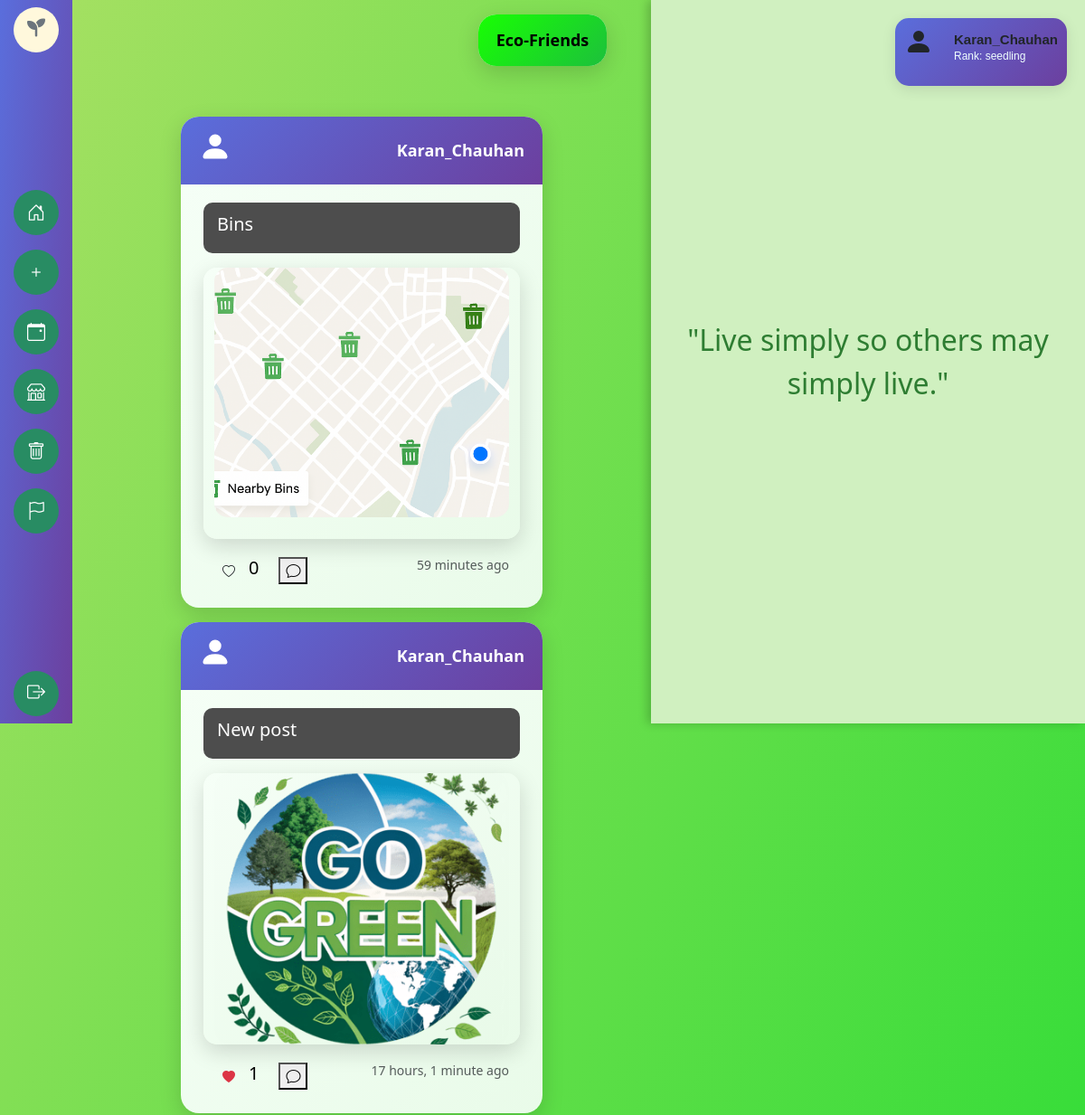
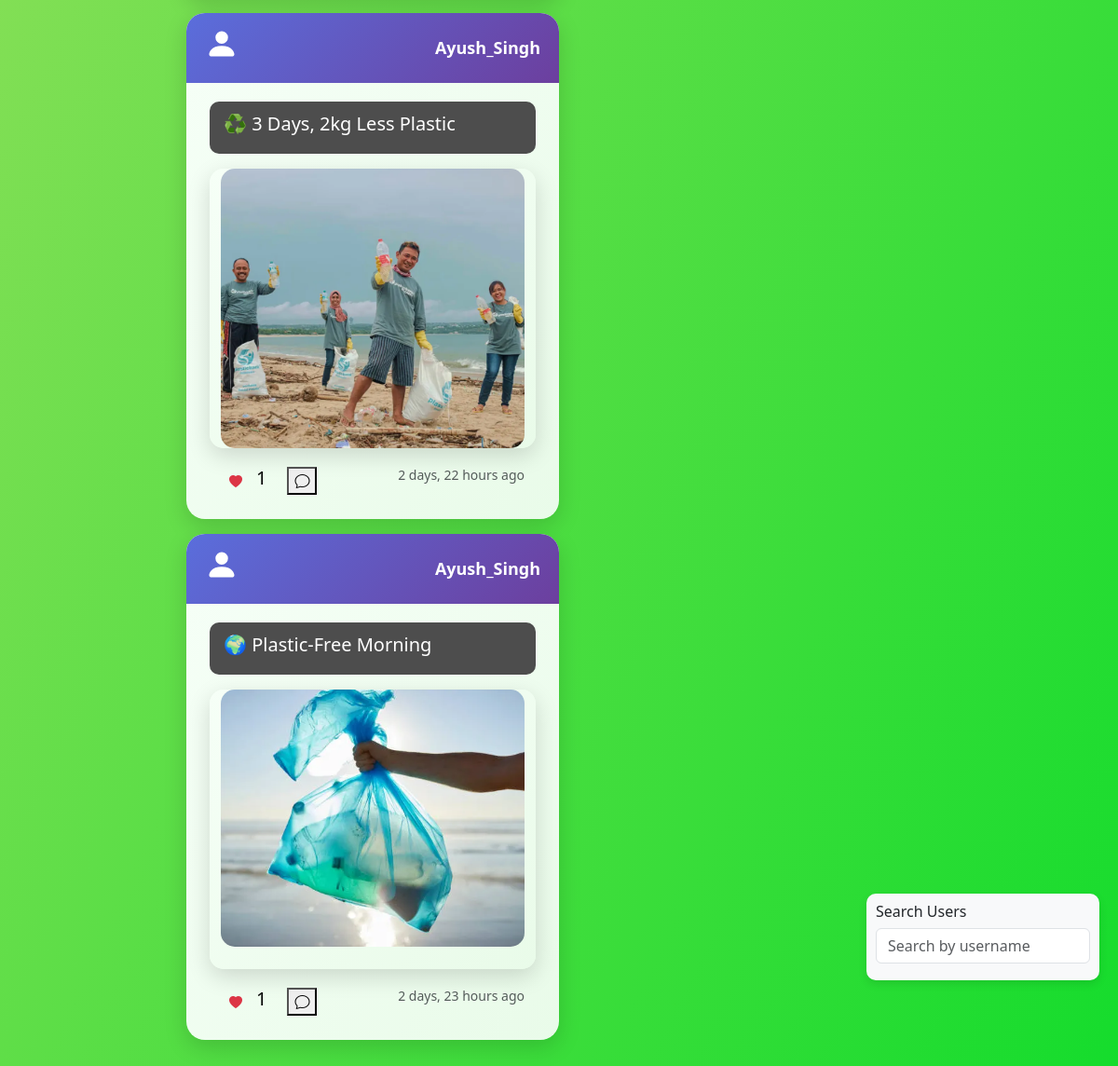
Screenshot of / (signed in) with the database file from the repository (2 pictures, top to bottom).
### feed/models.py (models this page shows, shortened)
class UserProfile(models.Model):
    user = models.OneToOneField(User, on_delete=models.CASCADE)
    bio = models.TextField(blank=True)
    profile_picture = models.ImageField(upload_to='profile_pictures/', blank=True, null=True)
    eco_points = models.PositiveIntegerField(default=0)
    rank = models.CharField(max_length=50, default='seedling')
    def update_rank(self):
        if self.eco_points < 100:
            self.rank = 'seedling'
        elif self.eco_points < 500:
            self.rank = 'sprout'
        elif self.eco_points < 1000:
            self.rank = 'sapling'
        else:
            self.rank = 'tree'
        self.save()

class Post(models.Model):
    user = models.ForeignKey(User, on_delete=models.CASCADE)
    title = models.CharField(max_length=255)
    content = models.TextField()
    image = models.ImageField(upload_to='posts/', blank=True, null=True)
    created_at = models.DateTimeField(auto_now_add=True)
    likes = models.ManyToManyField(User, related_name='post_likes', blank=True)
    def no_of_likes(self):
        return self.likes.count()

### feed/views.py (the view)
# urls.py: path('', feed_view, name='home'),
@login_required
def feed_view(request):
    posts = Post.objects.all().order_by('-created_at')
    profile = UserProfile.objects.get(user=request.user)
    profile.update_rank()
    profile.save()
    query = request.GET.get('q', '').strip()
    users = User.objects.none()  # default empty queryset
    if query:
        users = User.objects.filter(username__icontains=query)
    return render(request, 'home.html', {
        'posts': posts,
        'profile': profile,
        'users': users,
        'query': query
    })

### templates/home.html (shortened to what this page needs)
{% extends 'base.html' %}
{% block content %}
<div class="profile-card" style="background: linear-gradient(135deg, #5a6edc, #6c3f9e);"
    data-ecopoints="{{ profile.eco_points }}">
    <div class="profile-main">
        {% if profile.profile_picture %}
        <img src="{{ profile.profile_picture.url }}" class="profile-pic">
        {% else %}
        <div class="profile-pic">
            <svg xmlns="http://www.w3.org/2000/svg" width="2em" height="2em" fill="currentColor"
                class="bi bi-person-fill" viewBox="0 0 16 16">
                <path d="M3 14s-1 0-1-1 1-4 6-4 6 3 6 4-1 1-1 1zm5-6a3 3 0 1 0 0-6 3 3 0 0 0 0 6" />
            </svg>
        </div>
        {% endif %}
        <div class="profile-info">
            <h6 class="profile-name">{{ profile.user.username }}</h6>
            <p class="profile-rank" style="color: azure;">Rank: {{ profile.rank }}</p>
        </div>
    </div>
</div>
<div class="main-content">
    {% for post in posts %}
    <div class="card text-bg-light mb-3" style="max-width: 400px;" style="background-color: grey;">
        <div class="card-header d-flex align-items-center gap-3"
            style="background: linear-gradient(135deg, #5a6edc, #6c3f9e);">
            {% if profile.profile_picture %}
            <img src="{{ profile.profile_picture.url }}" class="profile-pic">
            {% else %}
            <div class="profile-pic">
                <svg xmlns="http://www.w3.org/2000/svg" width="2em" height="2em" fill="currentColor"
                    class="bi bi-person-fill" viewBox="0 0 16 16">
                    <path d="M3 14s-1 0-1-1 1-4 6-4 6 3 6 4-1 1-1 1zm5-6a3 3 0 1 0 0-6 3 3 0 0 0 0 6" />
                </svg>
            </div>
            {% endif %}
            <span>{{post.user.username}}</span>
        </div>
        <div class="card-body d-flex flex-column gap-3">
            <div class="show d-flex">
                <h5>{{post.title}}</h5>
            </div>
            <div class="card container" style="height: 300px; max-width: 400px">
                {% if post.image %}
                <img src="{{ post.image.url }}" width="300"><br>
                {% else %}
                <p class="text-muted">{{ post.content }}</p>
                {% endif %}
            </div>
            <div class="container gap-3 d-flex" style="height: 40px; max-width: 400px">
                <div class="d-flex">
                    <button
                        class="like-btn btn btn-sm {% if user in post.likes.all %}bi bi-heart-fill text-danger{% else %}bi bi-heart{% endif %}"
                        data-post-id="{{ post.pk }}"></button>
                    <button class="show-users-btn" data-post-id="{{ post.pk }}"
                        style="background: transparent; border: none;">
                        <h5 class="like-count">{{ post.no_of_likes }}</h5>
                    </button>
                </div>
                <div>
                    <button class="bi bi-chat mt-1"></button>
                </div>
                <div class="ms-auto">
                    <small class="text-muted">{{ post.created_at|timesince }} ago</small>
                </div>
            </div>
        </div>
    </div>
    {% endfor %}
    <div class="search-panel"
        style="position: fixed; bottom: 5%; right: 20px; width: 250px; background: #f8f9fa; border-radius: 10px; padding: 10px; box-shadow: 0 4px 10px rgba(0,0,0,0.1);">
        <h6>Search Users</h6>
        <input type="text" id="user-search" class="form-control mb-2" placeholder="Search by username"
            value="{{ query|default:'' }}">
    </div>
</div>
<div class="slideshow-wrapper" style="z-index: -1;">
  <div class="slide-track">
    <div class="quote">"Live simply so others may simply live."</div>
  </div>
</div>
{% endblock %}

### templates/base.html (shortened to what this page needs)
{% load static %}
<!DOCTYPE html>
<html lang="en">
<head>
    <link href="https://cdn.jsdelivr.net/npm/bootstrap@5.3.2/dist/css/bootstrap.min.css" rel="stylesheet">
    <link rel="stylesheet" href="{% static 'styles.css'%}" />
    <link rel="stylesheet" href="https://cdnjs.cloudflare.com/ajax/libs/font-awesome/6.4.2/css/all.min.css"
>
    <link href="https://cdn.jsdelivr.net/npm/bootstrap-icons@1.10.5/font/bootstrap-icons.css" rel="stylesheet">
    <link rel="stylesheet" href="https://unpkg.com/leaflet@1.9.4/dist/leaflet.css" />
</head>
<body>
    <div class="sidebar">
        <div class="nav-item mt-2 pb-1" style="background-color: cornsilk;">
            {% if profile.rank == 'seedling' %}
            <i class="fa-solid fa-seedling" style="color: #6c757d;"></i>
            {% elif profile.rank == 'sprout' %}
            <i class="fa-solid fa-leaf" style="color: #28a745;"></i>
            {% elif profile.rank == 'sapling' %}
            <i class="fa-solid fa-tree" style="color: #198754;"></i>
            {% elif profile.rank == 'tree' %}
            <i class="fa-solid fa-tree-city" style="color: #0b6623;"></i>
            {% else %}
            <i class="fa-solid fa-star"></i>
            {% endif %}
        </div>
        <div class="flex-grow-1 d-flex flex-column justify-content-center align-items-center gap-3">
            <a href="{% url 'home' %}">
                <div class="nav-item">
                    <i class="bi bi-house-door"></i>
                </div>
            </a>
            <a href="{% url 'upload' %}">
                <div class="nav-item">
                    <i class="bi bi-plus"></i>
                </div>
            </a>
            <a href="{% url 'events' %}">
                <div class="nav-item">
                    <i class="bi bi-calendar-event"></i>
                </div>
            </a>
            <a href="{% url 'store'%}">
                <div class="nav-item">
                    <i class="bi bi-shop"></i>
                </div>
            </a>
            <a href="map.html">
                <div class="nav-item">
                    <i class="bi bi-trash"></i>
                </div>
            </a>
            <a href="{% url 'challenges' %}">
                <div class="nav-item">
                    <i class="bi bi-flag"></i>
                </div>
            </a>
        </div>
        <a href="{% url 'logout' %}">
            <div class="nav-item mb-2 pb-1">
                <i class="bi bi-box-arrow-right"></i>
            </div>
        </a>
    </div>
    <div class="d-flex  justify-content-center align-items-center">
        <div class="card mt-3 d-flex justify-content-center align-items-center text-bg-success mb-3"
            style="width:fit-content;">
            <div class="card-header" style="background: linear-gradient(135deg, #18ff03, #1dc03c); color: black;">
                Eco-Friends </div>
        </div>
    </div>
    {% block content %}
    {% endblock %}
</body>
</html>

### static/styles.css (style rules this page uses)
body { margin: 0; min-height: 100vh; background: linear-gradient(to bottom right, #a8e063, #14dc2c); background-repeat: no-repeat; }
.sidebar { height: 100vh; width: 80px; position: fixed; top: 0; left: 0; background: linear-gradient(to bottom right, #5a6edc, #6c3f9e); display: flex; flex-direction: column; align-items: center; gap: 20px; }
.nav-item { position: relative; width: 50px; height: 50px; border-radius: 50%; background-color: #288d63fc; display: flex; align-items: center; justify-content: center; transition: background 0.3s, height 0.3s, width 0.3s; cursor: pointer; }
.nav-item i { color: white; font-size: 20px; }
.main-content { margin-left: 160px; padding: 40px; justify-content: center; align-items: flex-start; min-height: 100vh; }
.card { border: none; border-radius: 20px; overflow: hidden; background: linear-gradient(to bottom right, #f6fff7, #e9fbe9); box-shadow: 0 8px 25px rgba(0, 0, 0, 0.15); transition: transform 0.3s ease, box-shadow 0.3s ease; }
.card-header { background: linear-gradient(135deg, #5a6edc, #6c3f9e); color: white; font-weight: 600; font-size: 18px; border-bottom: none; padding: 15px 20px; border-radius: 20px 20px 0 0; display: flex; align-items: center; justify-content: space-between; }
.card-body { padding: 20px 25px; display: flex; flex-direction: column; gap: 20px; }
.show { background-color: #4d4d4d; display: inline-block; padding: 12px 15px; border-radius: 10px; cursor: pointer; position: relative; color: #fff; font-weight: 500; }
.card.container { height: 300px; max-width: 400px; border: none; overflow: hidden; border-radius: 15px; background-color: transparent; }
.container img { width: 100%; height: 100%; border-radius: 15px; object-fit: cover; transition: transform 0.4s ease, filter 0.3s ease; }
.profile-card { position: fixed; top: 20px; right: 20px; width: 190px; background: #ffffff; border-radius: 15px; box-shadow: 0 4px 15px rgba(0, 0, 0, 0.1); padding: 10px; transition: all 0.3s ease; overflow: hidden; cursor: pointer; font-family: "Poppins", sans-serif; }
.profile-main { display: flex; align-items: center; gap: 10px; }
.profile-pic { width: 45px; height: 45px; border-radius: 50%; object-fit: cover; }
.profile-name { margin: 0; font-size: 15px; font-weight: 600; }
.profile-rank { margin: 0; font-size: 12px; color: #666; }
.quote { display: none; font-size: 16px; color: #2e7d32; text-align: center; animation: fade 1s ease-in-out; }

### templates/base.html (style rules this page uses)
.slideshow-wrapper { position: fixed; top: 0; right: 0; width: 40vw; height: 100vh; background: #d0f0c0; display: flex; align-items: center; justify-content: center; overflow: hidden; box-shadow: -4px 0 10px rgba(0, 0, 0, 0.2); }
.slide-track { display: flex; flex-direction: column; animation: slideQuotes 25s infinite; }
.quote { min-height: 100vh; display: flex; align-items: center; justify-content: center; padding: 40px; font-size: 2rem; color: #2e7d32; text-align: center; box-sizing: border-box; }

### rows the page displays
UserProfile: user.username "Karan_Chauhan", rank "seedling"
Post: user.username "Karan_Chauhan", title "Bins", image (picture), no_of_likes "0", created_at "59 minutes"
Post: user.username "Karan_Chauhan", title "New post", image (picture), no_of_likes "1", created_at "17 hours, 1 minute"
Post: user.username "Ayush_Singh", title "♻️ 3 Days, 2kg Less Plastic", image (picture), no_of_likes "1", created_at "2 days, 22 hours"
Post: user.username "Ayush_Singh", title "🌍 Plastic-Free Morning", image (picture), no_of_likes "1", created_at "2 days, 23 hours"
